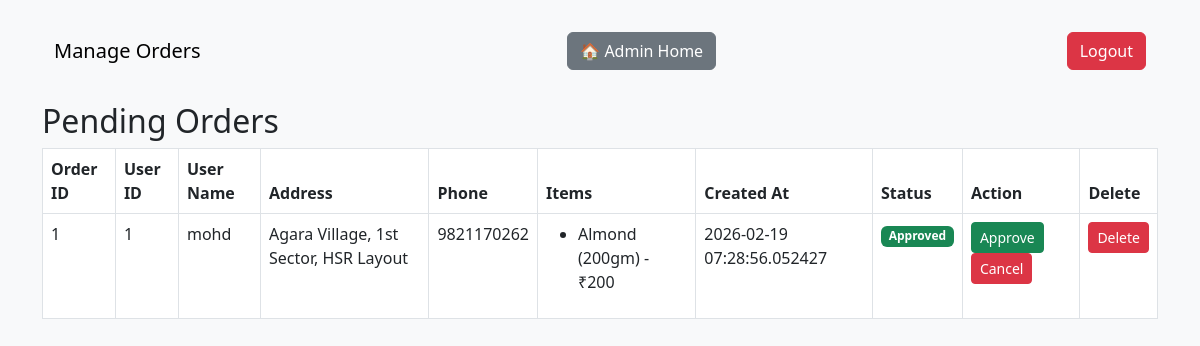
Page /admin/orders on the committed database.
### models.py (models this page shows, shortened)
class Order(db.Model):
    __tablename__ = "orders"
    id = db.Column(db.Integer, primary_key=True)
    user_id = db.Column(db.Integer, nullable=False)
    user_name = db.Column(db.String(100), nullable=False)
    user_address = db.Column(db.String(200), nullable=False)
    phone_number = db.Column(db.String(20), nullable=False)
    items = db.Column(db.JSON, nullable=False) # store cart items as JSON
    status = db.Column(db.String(20), default="Pending") # Pending, Approved, Cancelled
    created_at = db.Column(db.DateTime, default=datetime.utcnow)

### admin_routes.py (the view)
@admin_bp.route("/orders")
def orders():
    all_orders = Order.query.order_by(Order.created_at.desc()).all()
    return render_template("admin_orders.html", orders=all_orders)

### app.py (called while the page is built)
@app.context_processor
def inject_cart():
    return inject_cart_count()

### utils.py (called while the page is built)
def inject_cart_count():
    user_id = session.get("user_id")
    cart_key = f"cart_{user_id}" if user_id else "cart"
    cart = session.get(cart_key, [])
    return dict(cart_count=len(cart))

### templates/admin_orders.html (shortened to what this page needs)
<!DOCTYPE html>
<html lang="en">
<head>
  <link href="https://cdn.jsdelivr.net/npm/bootstrap@5.3.0/dist/css/bootstrap.min.css" rel="stylesheet">
</head>
<body class="bg-light">
<div class="container mt-4">
  <nav class="navbar navbar-light bg-light mb-4">
    <div class="container-fluid">
          <span class="navbar-brand mb-0 h1">Manage Orders</span>
          <a href="{{ url_for('admin_bp.home') }}" class="btn btn-secondary">🏠 Admin Home</a>
          <a href="{{ url_for('admin_bp.logout') }}" class="btn btn-danger">Logout</a>
    </div>
  </nav>
  <h2>Pending Orders</h2>
  {% if orders %}
    <table class="table table-bordered">
      <thead>
        <tr>
          <th>Order ID</th>
          <th>User ID</th>
          <th>User Name</th>
          <th>Address</th>
          <th>Phone</th>
          <th>Items</th>
          <th>Created At</th>
          <th>Status</th>
          <th>Action</th>
          <th>Delete</th>
        </tr>
      </thead>
      <tbody>
        {% for order in orders %}
        <tr>
          <td>{{ order.id }}</td>
          <td>{{ order.user_id }}</td>
          <td>{{ order.user_name }}</td>
          <td>{{ order.user_address }}</td>
          <td>{{ order.phone_number }}</td>
          <td>
            <ul>
              {% for item in order.items %}
                <li>{{ item.item }} ({{ item.weight }}) - ₹{{ item.price }}</li>
              {% endfor %}
            </ul>
          </td>
          <td>{{ order.created_at }}</td>
          <td>
            {% if order.status == "Pending" %}
              <span class="badge bg-warning text-dark">Pending</span>
            {% elif order.status == "Approved" %}
              <span class="badge bg-success">Approved</span>
            {% elif order.status == "Cancelled" %}
              <span class="badge bg-danger">Cancelled</span>
            {% endif %}
          </td>
          <td>
            <form method="POST" action="{{ url_for('admin_bp.approve_order', order_id=order.id) }}" style="display:inline;">
              <button type="submit" class="btn btn-success btn-sm">Approve</button>
            </form>
            <form method="POST" action="{{ url_for('admin_bp.cancel_order', order_id=order.id) }}" style="display:inline;">
              <button type="submit" class="btn btn-danger btn-sm">Cancel</button>
            </form>
          </td>
          <td>
            <form action="{{ url_for('admin_bp.delete_order', order_id=order.id) }}" method="post" style="display:inline;">
              <button class="btn btn-danger btn-sm">Delete</button>
            </form>
          </td>
        </tr>
        {% endfor %}
      </tbody>
    </table>
  {% else %}
    <p>No pending orders.</p>
  {% endif %}
</div>
</body>
</html>

### rows in the picture
Order: id "1", user_id "1", user_name "mohd", user_address "Agara Village, 1st Sector, HSR Layout", phone_number "9821170262", item "Almond", weight "200gm", price "200", created_at "2026-02-19 07:28:56.052427", status "Approved"
